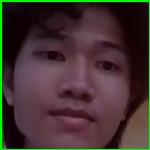
#> input picture validator/alfito/alfito.jpg, 150 x 150 px, given in place of the camera
$ python main2.py
#> lines starting #> are read from the running program, lines starting #| are printed output that depends on the picture; after the words box and inside, x2 and y2 are one past the last pixel; in counts of white or black regions, pixels touching at a corner belong together
import cv2
import os
import imutils
from datetime import datetime
import time

# Fungsi untuk menyimpan wajah ke folder dataset
def save_face(frame, box, name, save_dir="dataset-webcam"):
    if not os.path.exists(save_dir):  # Buat folder dataset jika belum ada
        os.makedirs(save_dir)
    person_dir = os.path.join(save_dir, name)  # Folder khusus untuk setiap orang
    if not os.path.exists(person_dir):  # Buat folder jika belum ada
        os.makedirs(person_dir)

    # Potong wajah dari frame
    top, right, bottom, left = box
    face_image = frame[top:bottom, left:right]

    # Buat nama file unik menggunakan timestamp
    filename = os.path.join(person_dir, f"{name}{datetime.now().strftime('%Y%m%d%H%M%S')}.jpg")
    cv2.imwrite(filename, face_image)
    print(f"[INFO] Wajah disimpan di: {filename}")

# Inisialisasi webcam
print("[INFO] Mulai menangkap gambar wajah...")
vs = cv2.VideoCapture(0)
time.sleep(2.0)  # Waktu pemanasan webcam

name = input("Masukkan nama untuk wajah ini: ")  # Nama orang untuk folder dataset
#> the answer given: validator/alfito

# Loop untuk menangkap gambar
while True:
    ret, frame = vs.read()
#> frame is the input picture: shape (150, 150, 3); mean B, G, R 48.9, 50.9, 67.3
    if not ret:
        print("[ERROR] Tidak dapat membaca dari webcam")
        break

    frame = imutils.resize(frame, width=500)  # Resize untuk efisiensi
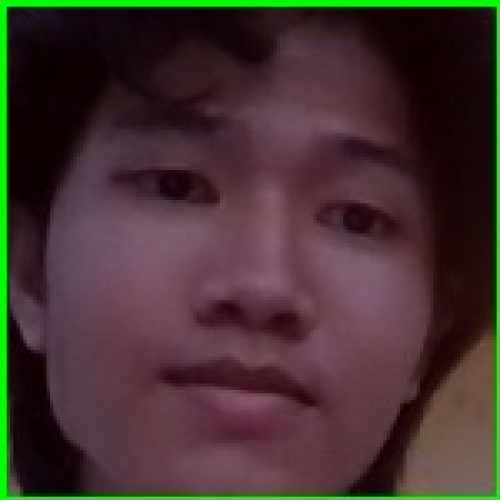
#> frame: shape (500, 500, 3); mean B, G, R 48.9, 50.9, 67.3
    rgb = cv2.cvtColor(frame, cv2.COLOR_BGR2RGB)

    # Deteksi wajah
    boxes = cv2.CascadeClassifier(cv2.data.haarcascades + "haarcascade_frontalface_default.xml")
    gray = cv2.cvtColor(frame, cv2.COLOR_BGR2GRAY)
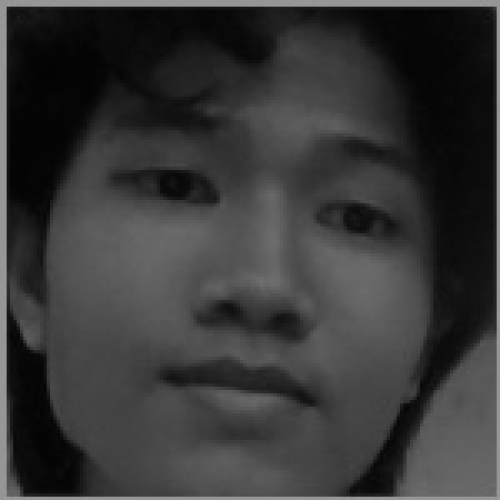
#> gray: shape (500, 500); min 3, max 155, mean 55.6
    faces = boxes.detectMultiScale(gray, scaleFactor=1.1, minNeighbors=5, minSize=(30, 30))
#> faces = [[46, 37, 431, 431]]

    # Gambar kotak di wajah yang terdeteksi
    for (x, y, w, h) in faces:
        cv2.rectangle(frame, (x, y), (x+w, y+h), (0, 255, 0), 2)
        save_face(frame, (y, x+w, y+h, x), name)  # Simpan wajah
#> this loop made 1 pass
#> (x, y, w, h, top in save_face, right in save_face, bottom in save_face, left in save_face) on pass 1: (46, 37, 431, 431, 37, 477, 468, 46)
#| [INFO] Wajah disimpan di: dataset-webcam/validator/alfito/validator/alfito20261121080052.jpg
#> pass 1, in save_face, `face_image = frame[top:bottom, left:right]`:
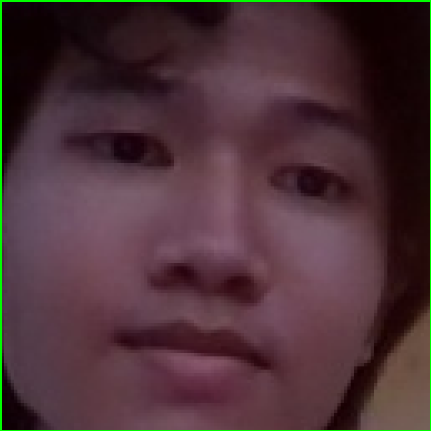
#> face_image: shape (431, 431, 3); mean B, G, R 55.7, 50.3, 76
#> after the loop:
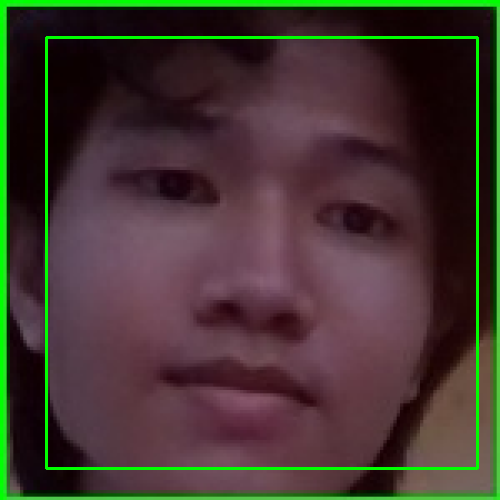
#> frame: shape (500, 500, 3); 2.07% of pixels changed, all inside (x1, y1, x2, y2) = (45, 36, 479, 470)

    # Tampilkan video
    cv2.imshow("Capture Faces - Tekan 'q' untiuk keluar", frame)

    # Keluar jika tombol 'q' ditekan
    if cv2.waitKey(1) & 0xFF == ord('q'):
#> (key q is pressed here)
        break

# Tutup proses
vs.release()
cv2.destroyAllWindows()
print("[INFO] Selesai menangkap gambar wajah.")
